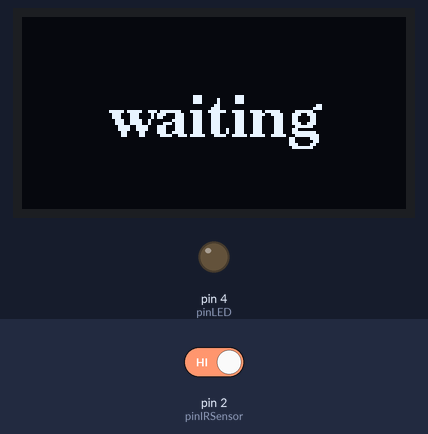
Simulated run of this sketch. Board: Arduino Uno, built with avr-gcc and run on an emulated ATmega328P. On the bench: 128×64 one-colour display, output pins drawn as LEDs (lit = HIGH). Dashed ring = blinking. The inputs (shaded band) are chosen by the test bench; at power-on: pin 2 (pinIRSensor) HIGH.

Above: at 1.2 s.
1.3 s: pin 2 (pinIRSensor) driven LOW
At 4.26 s:
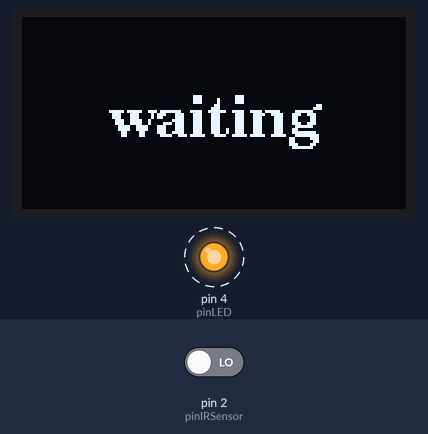
At 4.7 s:
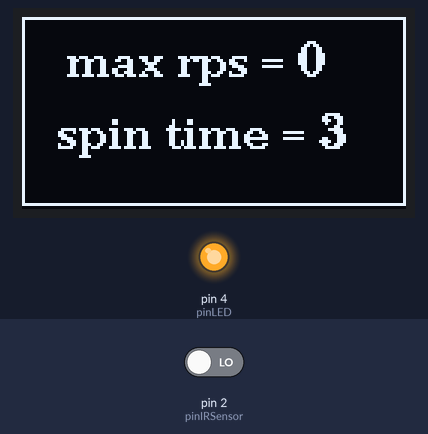
Timing chart, 0 to 6.2 s (numbered marks = the images above; inputs shaded):
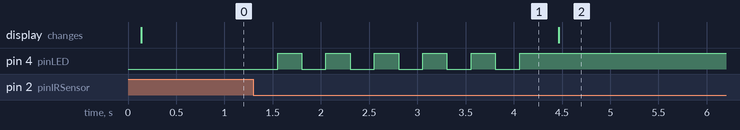

The sketch:

PulseLength_period_displayv2.ino
```cpp
// (licence header left out)
#include <U8g2lib.h>
#include <U8x8lib.h>

const int intPULSES=2;                  //Number of Pulses to get period for per read cycle - NTOE doesn't average so only works for 2 currently.
const int MSFLASHFAST=250;              //mS to flash LED fast
const int MSTIMEOUT=3000;               //mS to wait to see a spinner leg pass when we're running
int pinIRSensor = 2,pinLED=4;           //Digital pin 2 has a IRSensor attached to it, pin 4 has an LED
bool bolLEDState=false;                 //Current LED State
volatile long lngPulseTime[intPULSES];  //Array of time at interrupt
volatile int intPulseCount=0;           //Count of how many pulses we've read


//Setup for the OLED display we're using
//U8G2_SSD1306_128X64_NONAME_1_4W_SW_SPI(rotation, clock, data (MOSI), cs, dc [, reset]);
U8G2_SSD1306_128X64_VCOMH0_2_4W_SW_SPI u8g2(U8G2_R0, 13, 11, 10, 8 );

// the setup routine runs once when you press reset:
void setup() {
  //Make the IRSensor's pin an input with a pullup resistor
  pinMode(pinIRSensor, INPUT);
  digitalWrite(pinIRSensor, HIGH);
  //Setup a normal LED
  pinMode(pinLED,OUTPUT);
  //Init the OLED display
  u8g2.begin();
}

void ISRPulse(){
  //Called whenever a new pulse arrives.
  lngPulseTime[intPulseCount]=micros();   //Save the current value of the micro second (uS) counter
  intPulseCount++;                        //Add 1 to the index into the PulseTime array
}

void loop() {
  long  lngPerioduS;            //How long in uS between pulses
  int   intRPS;                 //Revs per Second
  int   intSpinnerLegs=3;       //number of legs on a spinner - would be nice to make this a user input
  long  lngFlash=0, lngStop;    //LED Flash counter, and stop time counter
  bool  bolWait,bolRunning;     //Are we waiting for a spinner, Do we still have a spinner
  int   intMaxRPS;              //The maximum REP we've seen for this spinner
  long  lngTotal;               //The total spin time

  //Display 'Waiting' message
  u8g2.firstPage();
  do {
    u8g2.setFont(u8g2_font_ncenB14_tr);
    u8g2.drawStr(30,40,"waiting");
  } while ( u8g2.nextPage() );

  //Do nothing till we see a spinner
  while (digitalRead(pinIRSensor)==HIGH){}

  //Zero run variables and enter the running loop
  bolRunning = true;
  intMaxRPS = 0;
  lngTotal = millis();
  while (bolRunning){               //Loop round till we haven't seen a spinner leg go past
    //Zero the PulseTimes array
    for (int i=0;i<intPULSES;i++)
      lngPulseTime[i]=0;
    intPulseCount=0;                //Reset the number of pulses we've seen
    lngFlash=millis()+MSFLASHFAST;  //Next time to flash the LED
    lngStop=millis()+MSTIMEOUT;     //If we don't see a spinner leg by this time, run has stoped
    attachInterrupt(digitalPinToInterrupt(pinIRSensor), ISRPulse, FALLING); //Interrupt to the ISRPulse Funciton every falling edge on pinIRSensor
    while ((intPulseCount<=1)&&bolRunning){ //Loop until we've seen 2 pulses or timed out.
      if (millis()>lngStop){        //Has the clock gone beyond the stop time
        bolRunning=false;
      }
      //LED flash
      if (lngFlash<millis()){
        bolLEDState=not bolLEDState;
        digitalWrite(pinLED,bolLEDState);
        lngFlash=millis()+MSFLASHFAST;
      }
    }
    detachInterrupt(digitalPinToInterrupt(pinIRSensor));    //Stop interrupting
    if (bolRunning){
      lngPerioduS=lngPulseTime[1]-lngPulseTime[0];  //Period in uS
      intRPS=(1000000/lngPerioduS)/intSpinnerLegs;  //Revs Per Second

      if (intRPS>intMaxRPS){    //Update max RPS if required
          intMaxRPS = intRPS;
      }

      //Display Current RPS
      u8g2.firstPage();
      do {
        u8g2.setFont(u8g2_font_freedoomr25_tn);
        if (intRPS<10){
        u8g2.setCursor(55,40);}
        else{
          u8g2.setCursor(42,40);
        }
        u8g2.print(intRPS);
      } while ( u8g2.nextPage() );

    }else{      //Timed out
      lngTotal = (millis()-lngTotal)/1000;  //Calculate total run time and display it and total time
      u8g2.firstPage();
      do {
        u8g2.drawFrame(0,0,128,63);
        u8g2.setCursor(15,20);
        u8g2.setFont(u8g2_font_ncenB10_tr);
        u8g2.print("max rps = ");
        u8g2.setFont(u8g2_font_ncenB12_tr);
        u8g2.print(intMaxRPS);
        u8g2.setCursor(12,44);
        u8g2.setFont(u8g2_font_ncenB10_tr);
        u8g2.print("spin time = ");
        u8g2.setFont(u8g2_font_ncenB12_tr);
        u8g2.print(lngTotal);
      } while ( u8g2.nextPage() );
      delay(10000);   //Wait so user can see the totals
    }
  }
  while (digitalRead(pinIRSensor)==LOW){}     //Wait till we see a spinner.

}
```

Measured:
- after the input at 1.3 s, pin 4 (pinLED): alternates HIGH for 0.25 s and LOW for 0.25 s, 11 changes in all, then stays HIGH, starting after 0.25 s
